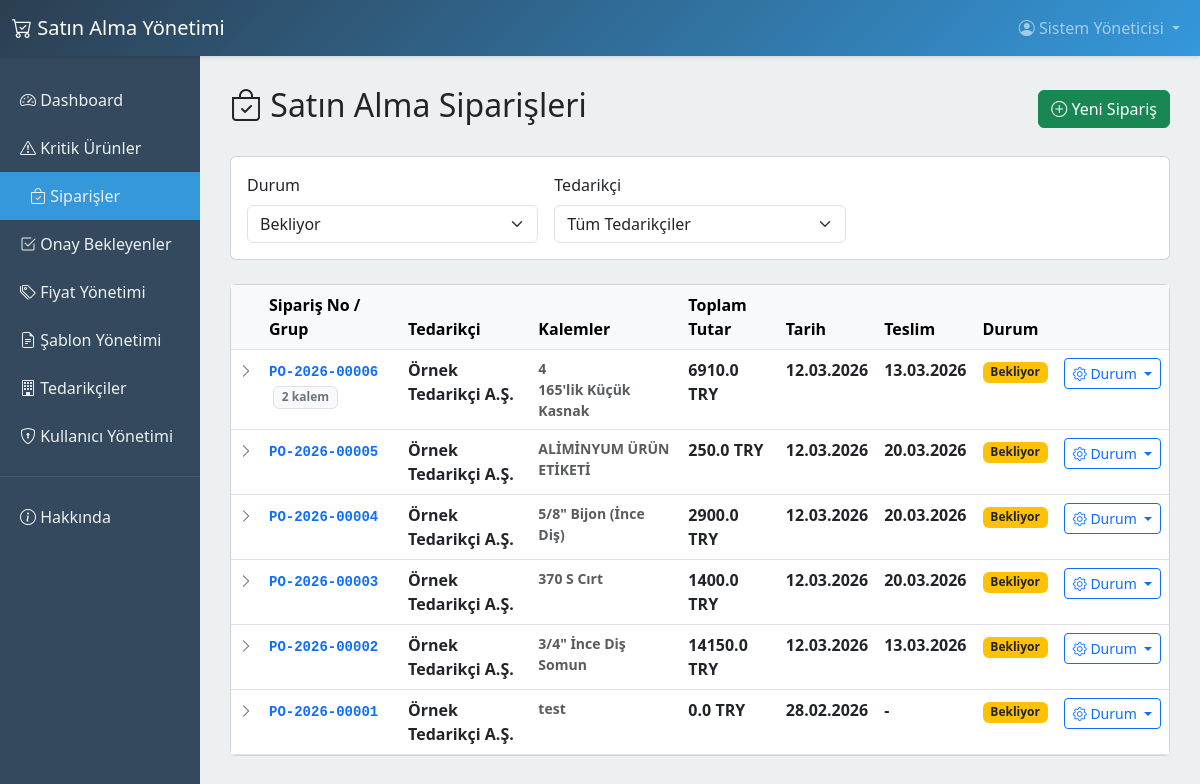
/purchasing/orders?status=pending (signed in), run on the app's committed database.
### app/models.py (models this page shows, shortened)
class User(UserMixin, db.Model):
    __tablename__ = 'users'
    id = db.Column(db.Integer, primary_key=True)
    name = db.Column(db.String(120), nullable=False)
    username = db.Column(db.String(80), unique=True, nullable=False)
    email = db.Column(db.String(120), unique=True)
    password_hash = db.Column(db.String(256), nullable=False)
    role = db.Column(db.String(20), default='purchasing')  # purchasing, manager, admin
    is_active = db.Column(db.Boolean, default=True)
    created_at = db.Column(db.DateTime, default=datetime.utcnow)

class PurchaseOrder(db.Model):
    __tablename__ = 'purchase_orders'
    id = db.Column(db.Integer, primary_key=True)
    order_number = db.Column(db.String(50), unique=True, nullable=False)
    supplier_id = db.Column(db.Integer, db.ForeignKey('suppliers.id'), nullable=False)
    product_code = db.Column(db.String(50), nullable=False)  # Ana stok uygulamasındaki ürün kodu
    product_name = db.Column(db.String(200), nullable=False)
    quantity = db.Column(db.Float, nullable=False)
    unit_type = db.Column(db.String(20))
    unit_price = db.Column(db.Float, default=0)
    total_price = db.Column(db.Float, default=0)
    currency = db.Column(db.String(10), default='TRY')
    status = db.Column(db.String(20), default='pending')  # pending, approved, ordered, received, cancelled
    priority = db.Column(db.String(20), default='normal')  # low, normal, high, urgent
    order_date = db.Column(db.DateTime, default=datetime.utcnow)
    expected_delivery_date = db.Column(db.DateTime)
    actual_delivery_date = db.Column(db.DateTime)
    notes = db.Column(db.Text)
    batch_number = db.Column(db.String(50), nullable=True, index=True)  # Aynı formdan gelen siparişleri gruplar
    created_by_id = db.Column(db.Integer, db.ForeignKey('users.id'))
    created_at = db.Column(db.DateTime, default=datetime.utcnow)
    updated_at = db.Column(db.DateTime, default=datetime.utcnow, onupdate=datetime.utcnow)
    created_by = db.relationship('User', backref='purchase_orders')
    @property
    def is_overdue(self):
        if self.expected_delivery_date and self.status not in ['received', 'cancelled']:
            return datetime.utcnow() > self.expected_delivery_date
        return False

class Supplier(db.Model):
    __tablename__ = 'suppliers'
    id = db.Column(db.Integer, primary_key=True)
    code = db.Column(db.String(50), unique=True, nullable=False)
    name = db.Column(db.String(200), nullable=False)
    contact_person = db.Column(db.String(120))
    phone = db.Column(db.String(50))
    email = db.Column(db.String(120))
    address = db.Column(db.Text)
    tax_number = db.Column(db.String(50))
    notes = db.Column(db.Text)
    rating = db.Column(db.Integer, default=0)  # 0-5 yıldız
    is_active = db.Column(db.Boolean, default=True)
    created_at = db.Column(db.DateTime, default=datetime.utcnow)
    tax_office = db.Column(db.String(100))
    iban = db.Column(db.String(50))
    payment_terms = db.Column(db.String(100))
    supplier_category = db.Column(db.String(50))
    status = db.Column(db.String(20), default='approved') # pending, approved, blacklisted
    purchase_orders = db.relationship('PurchaseOrder', backref='supplier', lazy='dynamic')
    contacts = db.relationship('SupplierContact', backref='supplier', lazy='dynamic', cascade='all, delete-orphan')
    documents = db.relationship('SupplierDocument', backref='supplier', lazy='dynamic', cascade='all, delete-orphan')

### app/routes/purchasing.py (the view)
@purchasing_bp.route('/orders')
@login_required
def orders():
    from collections import OrderedDict
    status_filter = request.args.get('status', '')
    supplier_filter = request.args.get('supplier', '')
    query = PurchaseOrder.query
    if status_filter:
        query = query.filter_by(status=status_filter)
    if supplier_filter:
        query = query.filter_by(supplier_id=int(supplier_filter))
    all_orders = query.order_by(PurchaseOrder.created_at.desc()).all()
    batches_dict = OrderedDict()
    for order in all_orders:
        key = order.batch_number or order.order_number
        if key not in batches_dict:
            batches_dict[key] = []
        batches_dict[key].append(order)
    STATUS_PRIORITY = {'pending': 0, 'approved': 1, 'ordered': 2, 'received': 3, 'cancelled': 4}
    batch_list = []
    for key, order_items in batches_dict.items():
        statuses = [o.status for o in order_items]
        unique_statuses = set(statuses)
        dominant = min(unique_statuses, key=lambda s: STATUS_PRIORITY.get(s, 99))
        totals = {}
        for o in order_items:
            totals[o.currency] = totals.get(o.currency, 0) + o.total_price
        batch_list.append({
            'batch_number': key,
            'supplier': order_items[0].supplier,
            'orders': order_items,
            'item_count': len(order_items),
            'status': dominant,
            'mixed_status': len(unique_statuses) > 1,
            'totals': totals,
            'created_at': order_items[-1].created_at,  # en eski (ilk oluşturulan)
            'expected_delivery_date': order_items[0].expected_delivery_date,
            'is_overdue': any(o.is_overdue for o in order_items),
            'first_order_id': order_items[0].id,
        })
    page = request.args.get('page', 1, type=int)
    per_page = 15
    total_batches = len(batch_list)
    total_pages = max(1, (total_batches + per_page - 1) // per_page)
    start = (page - 1) * per_page
    page_batches = batch_list[start:start + per_page]
    suppliers = Supplier.query.filter_by(is_active=True).order_by(Supplier.name).all()
    return render_template('purchasing/orders.html',
                           batches=page_batches,
                           suppliers=suppliers,
                           status_filter=status_filter,
                           supplier_filter=supplier_filter,
                           page=page,
                           total_pages=total_pages,
                           has_prev=page > 1,
                           has_next=page < total_pages,
                           prev_num=page - 1,
                           next_num=page + 1)

### app/models.py (called while the page is built)
@login_manager.user_loader
def load_user(id):
    return User.query.get(int(id))

### app/templates/purchasing/orders.html (shortened to what this page needs)
{% extends "base.html" %}
{% block content %}
<div class="d-flex justify-content-between align-items-center mb-4">
    <h2><i class="bi bi-bag-check"></i> Satın Alma Siparişleri</h2>
    <a href="{{ url_for('purchasing.new_order') }}" class="btn btn-success">
        <i class="bi bi-plus-circle"></i> Yeni Sipariş
    </a>
</div>
<div class="card mb-4">
    <div class="card-body">
        <form method="GET" class="row g-3">
            <div class="col-md-4">
                <label class="form-label">Durum</label>
                <select name="status" class="form-select" onchange="this.form.submit()">
                    <option value="pending" {% if status_filter=='pending' %}selected{% endif %}>Bekliyor</option>
                </select>
            </div>
            <div class="col-md-4">
                <label class="form-label">Tedarikçi</label>
                <select name="supplier" class="form-select" onchange="this.form.submit()">
                    <option value="">Tüm Tedarikçiler</option>
                </select>
            </div>
        </form>
    </div>
</div>
{% if batches %}
<div class="card">
    <div class="card-body p-0">
        <div class="table-responsive">
            <table class="table table-hover mb-0" id="ordersTable">
                <thead class="table-light">
                    <tr>
                        <th style="width:30px"></th>
                        <th>Sipariş No / Grup</th>
                        <th>Tedarikçi</th>
                        <th>Kalemler</th>
                        <th>Toplam Tutar</th>
                        <th>Tarih</th>
                        <th>Teslim</th>
                        <th>Durum</th>
                        <th></th>
                    </tr>
                </thead>
                <tbody>
                    {% for batch in batches %}
                    {% set st = batch.status %}
                    <tr class="batch-row fw-semibold" style="cursor:pointer"
                        onclick="toggleBatch('bi-{{ loop.index }}')" title="Kalemleri göster/gizle">
                        <td class="text-center text-muted">
                            <i class="bi bi-chevron-right small" id="icon-{{ loop.index }}"></i>
                        </td>
                        <td>
                            <code class="text-primary">{{ batch.batch_number }}</code>
                            {% if batch.item_count > 1 %}
                            <span class="badge bg-light text-secondary border ms-1">{{ batch.item_count }} kalem</span>
                            {% endif %}
                        </td>
                        <td>{{ batch.supplier.name }}</td>
                        <td class="text-muted small">
                            {% for order in batch.orders %}
                            <div>{{ order.product_name }}</div>
                            {% endfor %}
                        </td>
                        <td>
                            {% for cur, amount in batch.totals.items() %}
                            <div>{{ amount | round(2) }} {{ cur }}</div>
                            {% endfor %}
                        </td>
                        <td>{{ batch.created_at.strftime('%d.%m.%Y') }}</td>
                        <td>
                            {% if batch.expected_delivery_date %}
                            {{ batch.expected_delivery_date.strftime('%d.%m.%Y') }}
                            {% else %}-{% endif %}
                        </td>
                        <td>
                            {% if batch.mixed_status %}
                            <span class="badge bg-secondary">Karma</span>
                            {% elif st == 'pending' %}
                            <span class="badge bg-warning text-dark">Bekliyor</span>
                            {% elif st == 'approved' %}
                            <span class="badge bg-info">Onaylandı</span>
                            {% elif st == 'ordered' %}
                            <span class="badge bg-primary">Sipariş Verildi</span>
                            {% elif st == 'received' %}
                            <span class="badge bg-success">Teslim Alındı</span>
                            {% elif st == 'cancelled' %}
                            <span class="badge bg-danger">İptal</span>
                            {% endif %}
                        </td>
                        <td onclick="event.stopPropagation()">
                            <div class="dropdown">
                                <button type="button" class="btn btn-sm btn-outline-primary dropdown-toggle"
                                    data-bs-toggle="dropdown" aria-expanded="false">
                                    <i class="bi bi-gear"></i> Durum
                                </button>
                            </div>
                        </td>
                    </tr>
                    {% endfor %}
                </tbody>
            </table>
        </div>
    </div>
</div>
</div>
</div>
{% else %}
<div class="alert alert-info">
    <i class="bi bi-info-circle"></i> Henüz sipariş bulunmuyor.
</div>
{% endif %}
{% endblock %}

### app/templates/base.html (shortened to what this page needs)
<!DOCTYPE html>
<html lang="tr">
<head>
    <link href="https://cdn.jsdelivr.net/npm/bootstrap@5.3.0/dist/css/bootstrap.min.css" rel="stylesheet">
    <link rel="stylesheet" href="https://cdn.jsdelivr.net/npm/bootstrap-icons@1.11.0/font/bootstrap-icons.css">
</head>
<body>
    <nav class="navbar navbar-expand-lg navbar-dark">
        <div class="container-fluid">
            <a class="navbar-brand" href="{{ url_for('main.dashboard') }}">
                <i class="bi bi-cart-check"></i> Satın Alma Yönetimi
            </a>
            <div class="collapse navbar-collapse" id="navbarNav">
                {% if current_user.is_authenticated %}
                <ul class="navbar-nav ms-auto">
                    <li class="nav-item dropdown">
                        <a class="nav-link dropdown-toggle" href="#" id="userDropdown" role="button"
                            data-bs-toggle="dropdown" aria-expanded="false">
                            <i class="bi bi-person-circle"></i> {{ current_user.name }}
                        </a>
                    </li>
                </ul>
                {% endif %}
            </div>
        </div>
    </nav>
    <div class="container-fluid">
        <div class="row">
            {% if current_user.is_authenticated %}
            <div class="col-md-2 sidebar">
                <a href="{{ url_for('main.dashboard') }}"
                    class="{% if request.endpoint == 'main.dashboard' %}active{% endif %}">
                    <i class="bi bi-speedometer2"></i> Dashboard
                </a>
                <a href="{{ url_for('purchasing.index') }}"
                    class="{% if request.endpoint == 'purchasing.index' or request.endpoint == 'purchasing.product_detail' %}active{% endif %}">
                    <i class="bi bi-exclamation-triangle"></i> Kritik Ürünler
                </a>
                <a href="{{ url_for('purchasing.orders') }}"
                    class="{% if request.endpoint == 'purchasing.orders' %}active{% endif %}">
                    <i class="bi bi-bag-check"></i> Siparişler
                </a>
                {% if current_user.role in ['admin', 'manager'] %}
                <a href="{{ url_for('purchasing.approvals') }}"
                    class="{% if request.endpoint == 'purchasing.approvals' %}active{% endif %}">
                    <i class="bi bi-check2-square"></i> Onay Bekleyenler
                </a>
                <a href="{{ url_for('purchasing.manage_prices') }}"
                    class="{% if request.endpoint == 'purchasing.manage_prices' %}active{% endif %}">
                    <i class="bi bi-tags"></i> Fiyat Yönetimi
                </a>
                <a href="{{ url_for('templates_bp.list_templates') }}"
                    class="{% if request.endpoint and request.endpoint.startswith('templates_bp') %}active{% endif %}">
                    <i class="bi bi-file-earmark-text"></i> Şablon Yönetimi
                </a>
                {% endif %}
                <a href="{{ url_for('suppliers.index') }}"
                    class="{% if request.endpoint and request.endpoint.startswith('suppliers') %}active{% endif %}">
                    <i class="bi bi-building"></i> Tedarikçiler
                </a>
                {% if current_user.role == 'admin' %}
                <a href="{{ url_for('admin_bp.manage_users') }}"
                    class="{% if request.endpoint and request.endpoint.startswith('admin') %}active{% endif %}">
                    <i class="bi bi-shield-lock"></i> Kullanıcı Yönetimi
                </a>
                {% endif %}
                <hr style="border-color: #7f8c8d;">
                <a href="{{ url_for('main.about') }}">
                    <i class="bi bi-info-circle"></i> Hakkında
                </a>
            </div>
            <div class="col-md-10 content-wrapper">
                {% else %}
                <div class="col-12 content-wrapper">
                    {% endif %}
                    {% block content %}{% endblock %}
                </div>
</body>
</html>

### app/templates/base.html (style rules this page uses)
:root { --primary-color: #2c3e50; --secondary-color: #3498db; --success-color: #27ae60; --warning-color: #f39c12; --danger-color: #e74c3c; }
body { font-family: 'Segoe UI', Tahoma, Geneva, Verdana, sans-serif; background-color: #ecf0f1; }
.navbar { background: linear-gradient(135deg, var(--primary-color), var(--secondary-color)); box-shadow: 0 2px 4px rgba(0, 0, 0, 0.1); }
.sidebar { min-height: calc(100vh - 56px); background-color: #34495e; padding: 20px 0; }
.sidebar a { color: #ecf0f1; padding: 12px 20px; display: block; text-decoration: none; transition: all 0.3s; }
.sidebar a:hover, .sidebar a.active { background-color: var(--secondary-color); padding-left: 30px; }
.content-wrapper { padding: 30px; }

### data on the page
User: name "Sistem Yöneticisi"
PurchaseOrder: batch_number "PO-2026-00006", item_count "2", supplier.name "Örnek Tedarikçi A.Ş.", product_name "4", amount "6910.0", currency "TRY", created_at "12.03.2026", expected_delivery_date "13.03.2026", status "Bekliyor"
PurchaseOrder: product_name "165'lik Küçük Kasnak"
PurchaseOrder: batch_number "PO-2026-00005", supplier.name "Örnek Tedarikçi A.Ş.", product_name "ALİMİNYUM ÜRÜN ETİKETİ", total_price "250.0", currency "TRY", created_at "12.03.2026", expected_delivery_date "20.03.2026", status "Bekliyor"
PurchaseOrder: batch_number "PO-2026-00004", supplier.name "Örnek Tedarikçi A.Ş.", product_name "5/8\" Bijon (İnce Diş)", total_price "2900.0", currency "TRY", created_at "12.03.2026", expected_delivery_date "20.03.2026", status "Bekliyor"
PurchaseOrder: batch_number "PO-2026-00003", supplier.name "Örnek Tedarikçi A.Ş.", product_name "370 S Cırt", total_price "1400.0", currency "TRY", created_at "12.03.2026", expected_delivery_date "20.03.2026", status "Bekliyor"
PurchaseOrder: batch_number "PO-2026-00002", supplier.name "Örnek Tedarikçi A.Ş.", product_name "3/4\" İnce Diş Somun", total_price "14150.0", currency "TRY", created_at "12.03.2026", expected_delivery_date "13.03.2026", status "Bekliyor"
PurchaseOrder: batch_number "PO-2026-00001", supplier.name "Örnek Tedarikçi A.Ş.", product_name "test", amount "0.0", currency "TRY", created_at "28.02.2026", status "Bekliyor"
